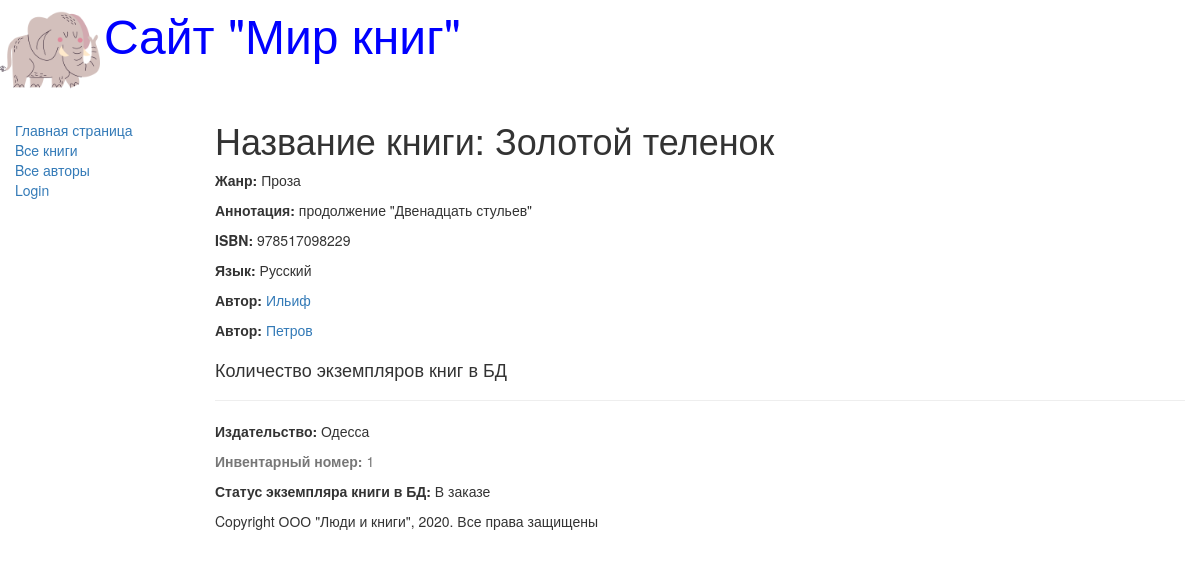
Screenshot of /books/1 with the database file from the repository.
### catalog/models.py (models this page shows, shortened)
class Book(models.Model):
    title = models.CharField(max_length=200, help_text='Ведите название книги',
                             verbose_name='Название книги')
    genre = models.ForeignKey('Genre', on_delete=models.CASCADE,
                              help_text='Выберите жанр книги',
                              verbose_name='Жанр книги', null=True)
    language = models.ForeignKey('Language', on_delete=models.CASCADE,
                                 help_text='Выберите язык книги',
                                 verbose_name='Язык книги', null=True)
    author = models.ManyToManyField('Author', # null=True, <--  null has no effect on ManyToManyField
                              help_text='Выберите автора книги',
                              verbose_name='Автора книги')
    summary = models.TextField(max_length=1000, verbose_name='Аннотация книги',
                               help_text='Введите краткое описание книги')
    isbn = models.CharField(max_length=13, verbose_name='ISBN книги',
                            help_text='Должно содержать 13 символов')
    def display_author(self):
        return ', '.join([author.last_name for author in self.author.all()])
    display_author.short_description = 'Авторы'

class Genre(models.Model):
    name = models.CharField(max_length=200, help_text='Введите жанр книги',
                            verbose_name='Жанр книги')
    def __str__(self):
        return self.name

class Language(models.Model):
    name = models.CharField(max_length=20, help_text='Введите язык книги',
                            verbose_name='Язык книги')
    def __str__(self):
        return self.name

class Author(models.Model):
    first_name = models.CharField(max_length=100, help_text='Ведите имя автора',
                                  verbose_name='Имя автора')
    last_name = models.CharField(max_length=100, help_text='Ведите фамилию автора',
                                 verbose_name='Фамилия автора')
    date_of_birth = models.DateField(help_text='Введите дату рождения',
                                     verbose_name='Дата рождения',
                                     null=True, blank=True)
    date_of_death = models.DateField(help_text='Введите дату смерти',
                                     verbose_name='Дата смерти',
                                     null=True, blank=True)

class BookInstance(models.Model):
    book = models.ForeignKey('Book', on_delete=models.CASCADE, null=True)
    inv_nom = models.CharField(max_length=20, null=True,
                               verbose_name='Инвентарный номер',
                               help_text='Введите инвентарный номер экземпляра')
    imprint = models.CharField(max_length=200, verbose_name='Издательство',
                               help_text='Введите издательство и год выпуска')
    status = models.ForeignKey('Status', on_delete=models.CASCADE, null=True,
                               verbose_name='Статус экземпляра книги',
                               help_text='Изменить состояние экземпляра')
    due_back = models.DateField(null=True, blank=True,
                                verbose_name='Дата окончания статуса',
                                help_text='Введите конец срока статуса')
    borrower = models.ForeignKey(User, on_delete=models.SET_NULL, null=True,
                                 blank=True, verbose_name='Заказчик',
                                 help_text='Выберите заказчика книги')
    class Meta:
        ordering = ["due_back"]

class Status(models.Model):
    name = models.CharField(max_length=20, verbose_name='Статус экземпляра книги',
                            help_text='Введите статус экземпляра книги')
    def __str__(self):
        return self.name

### catalog/views.py (the view)
# urls.py: url(r'^books/(?P<pk>\d+)$', views.BookDetailView.as_view(), name='book-detail'), # http://127.0.0.1:8000/books/1
class BookDetailView(generic.DetailView):
    model = Book

### templates/catalog/book_detail.html (shortened to what this page needs)
{% extends "base_generic.html" %}
{% block content %}
    <h1>Название книги: {{ book.title }}</h1>
    <p><strong>Жанр:</strong> {{ book.genre }}</p>
    <p><strong>Аннотация:</strong> {{ book.summary }}</p>
    <p><strong>ISBN:</strong> {{ book.isbn }}</p>
    <p><strong>Язык:</strong> {{ book.language }}</p>
        {% for author in book.author.all %}
        <p><strong>Автор:</strong>
            <a href="{{ author.first_name }}">
                     {{ author.last_name }}
            </a>
        </p>
        {% endfor %}
    <div style="marging-left:20px;margin-top:20px">
        <h4>Количество экземпляров книг в БД</h4>
        {% for copy in book.bookinstance_set.all %}
            <hr>
            <p><strong>Издательство:</strong> {{ copy.imprint }}</p>
            <p class="text-muted"><strong>Инвентарный номер:</strong> {{ copy.id }}</p>
            <p><strong>Статус экземпляра книги в БД:</strong> {{ copy.status }}</p>
        {% endfor %}
   </div>
{% endblock %}

### rows the page displays
Book: title "Золотой теленок", genre "Проза", summary "продолжение \"Двенадцать стульев\"", isbn "978517098229", language "Русский"
Author: last_name "Ильиф"
Author: last_name "Петров"
BookInstance: imprint "Одесса", id "1", status "В заказе"
